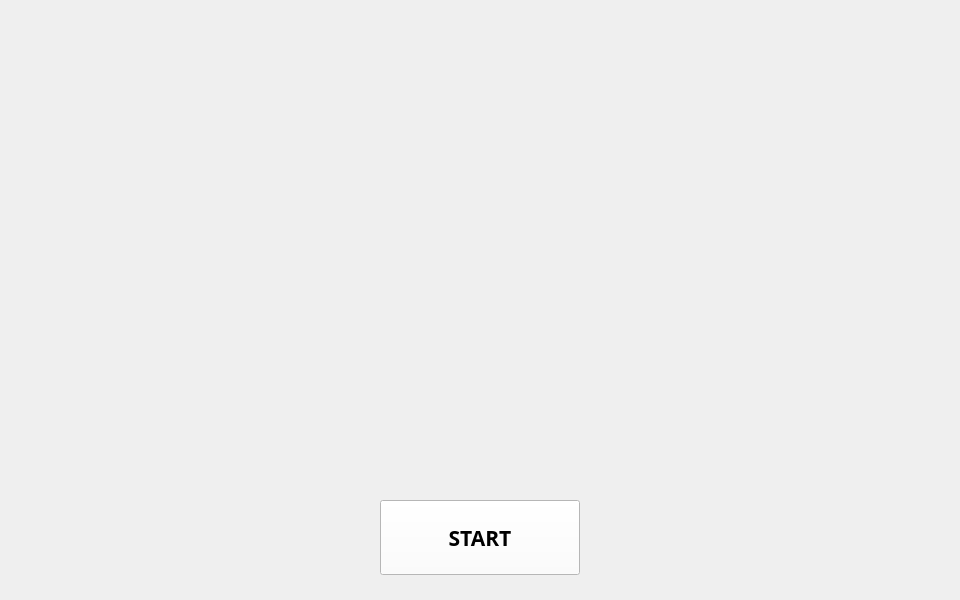
<?xml version="1.0" encoding="UTF-8"?>
<ui version="4.0">
 <class>MainWindow</class>
 <widget class="QMainWindow" name="MainWindow">
  <property name="geometry">
   <rect>
    <x>0</x>
    <y>0</y>
    <width>960</width>
    <height>600</height>
   </rect>
  </property>
  <property name="windowTitle">
   <string>MainWindow</string>
  </property>
  <property name="styleSheet">
   <string notr="true">background-image: url(:/background/res/img/bg.jpg);</string>
  </property>
  <widget class="QWidget" name="centralWidget">
   <widget class="QPushButton" name="pushButton">
    <property name="geometry">
     <rect>
      <x>380</x>
      <y>500</y>
      <width>200</width>
      <height>75</height>
     </rect>
    </property>
    <property name="font">
     <font>
      <family>AR Brush4 Ultra</family>
      <pointsize>16</pointsize>
      <weight>75</weight>
      <bold>true</bold>
     </font>
    </property>
    <property name="styleSheet">
     <string notr="true">background-color: rgb(255, 255, 255);</string>
    </property>
    <property name="text">
     <string>START</string>
    </property>
   </widget>
  </widget>
 </widget>
 <layoutdefault spacing="6" margin="11"/>
 <resources/>
 <connections/>
</ui>
